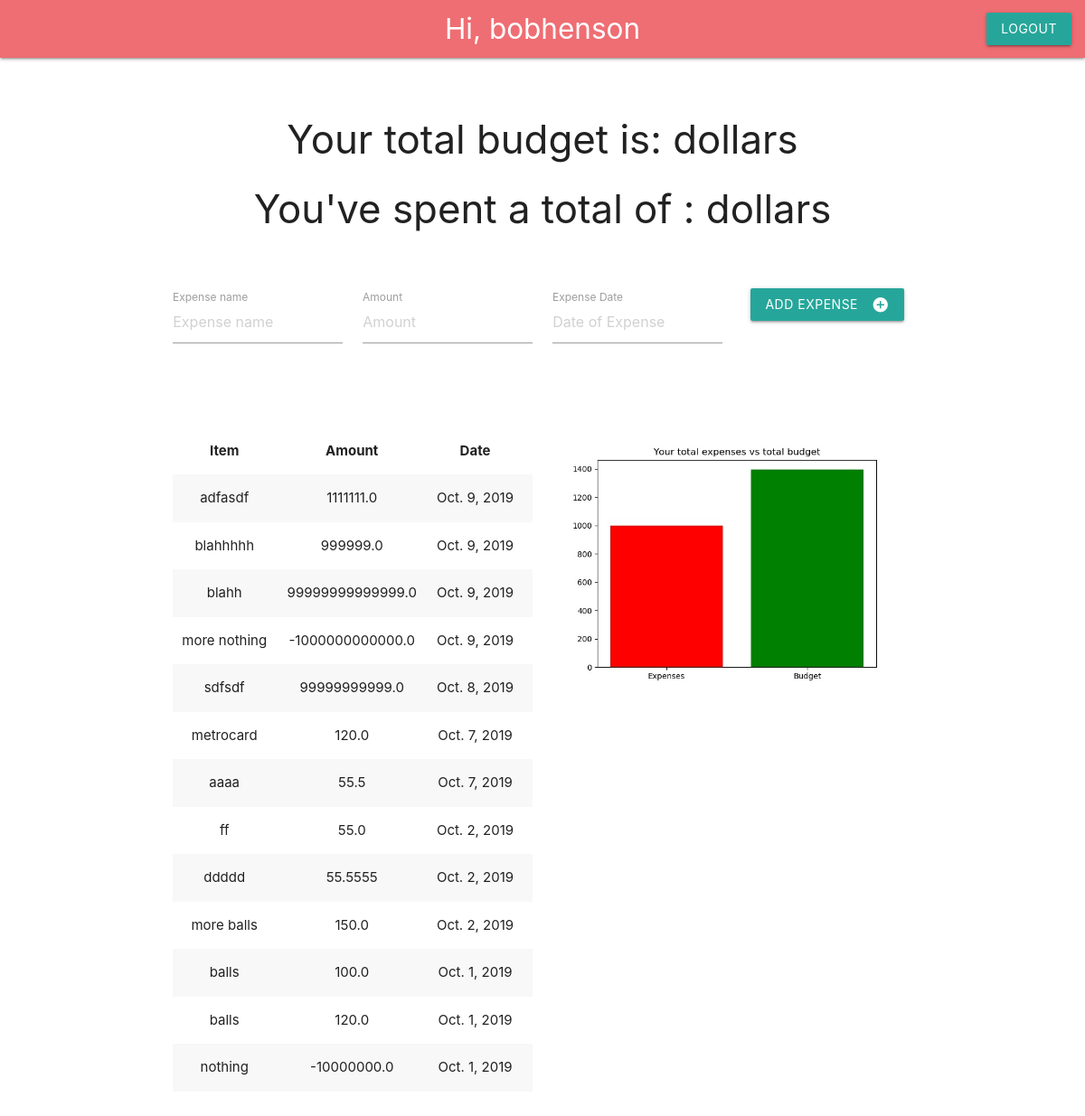
/app (signed in), run on the app's committed database.
### budget_app/models.py (models this page shows)
class ExpenseInfo(models.Model):
    expense_name = models.CharField(max_length=20)
    cost = models.FloatField()
    date_added = models.DateField()
    user_expense = models.ForeignKey(User, on_delete=models.CASCADE)

### budget_app/views.py (the view)
# urls.py: path('app',views.index,name='index'),
def index(request):
    expense_items = ExpenseInfo.objects.filter(user_expense=request.user).order_by('-date_added')
    generate_plot(request)
    context = {'expense_items': expense_items}
    return render(request, 'budget_app/index.html', context=context)

### budget_app/views.py (called while the page is built)
def generate_plot(request):
    try:
        budget_total = ExpenseInfo.objects.filter(user_expense=request.user).aggregate(budget=Sum('cost', filter=Q(cost__gt=0)))
        expense_total = ExpenseInfo.objects.filter(user_expense=request.user).aggregate(expenses=Sum('cost', filter=Q(cost__lt=0)))
        fig, ax = plt.subplots()
        ax.bar(['Expenses', 'Budget'], [abs(expense_total['expenses']), budget_total['budget']], color=['red', 'green'])
        ax.set_title('Your total expenses vs total budget')
        plt.savefig('budget_app/static/budget_app/expense.jpg')
    except TypeError:
        print('No data.')
    except Exception as e:
        print(f"An error occurred: {e}")

### budget_app/templates/budget_app/index.html (shortened to what this page needs)
{% load static %}
<!DOCTYPE html>
<html>
    <head>
        <link rel="stylesheet" href="https://cdnjs.cloudflare.com/ajax/libs/materialize/1.0.0/css/materialize.min.css">
    </head>
    <body>
        <nav>
            <div class="nav-wrapper">
                <a href='{% url "index" %}' class='brand-logo center'>Hi, {{ user }}</a>
                <ul class="right">
                    <li><a href='{% url "logout" %}' class='btn'>Logout</a></li>
                </ul>
            </div>
        </nav>
        <br>
        <div class="section">
            <div class="row">
                <form class="col s12" action='{% url "add item" %}' method='post'>
                    <div class="row">
                        <div class="container center">
                            <h3 class='center'>Your total budget is:  dollars</h3>
                            <h3 clas='center'>You've spent a total of :  dollars</h3>
                            <br>
                            <br>
                            <div class="input-field col s3">
                                <input placeholder="Expense name" name="expense_name" id='expense_name' type='text' class='validate'>
                                <label for='expense_name'>Expense name</label>
                            </div>
                            <div class="input-field col s3">
                                <input placeholder='Amount' name='cost' id='cost' type='text' class='validate'>
                                <label for='cost'>Amount</label>
                            </div>
                            <div class="input-field col s3">
                                <input placeholder='Date of Expense' name="expense_date" id="expense_date" type="text" class='datepicker'>
                                <label for="expense_date">Expense Date</label>
                            </div>
                            <button class="btn waves-effect waves-light" type="submit" name="action">Add Expense
                                <i class="material-icons right">add_circle</i>
                            </button>
                        </div>
                    </div>
                </form>
            </div>
        </div>
        <div class="section">
            <div class="row">
                <div class="container">
                    <div class="col s6">
                        <table class="striped centered responsive-table">
                            <thead>
                                <tr>
                                    <th>Item</th>
                                    <th>Amount</th>
                                    <th>Date</th>
                                    <th></th>
                                </tr>
                            </thead>
                            <tbody>
                                {% for expense_item in expense_items %}
                                <tr>
                                    <td>{{ expense_item.expense_name }}</td>
                                    <td>{{ expense_item.cost }}</td>
                                    <td>{{ expense_item.date_added}}</td>
                                    <td></td>
                                </tr>
                                {% endfor %}
                            </tbody>
                        </table>
                    </div>
                    <div class="col s6">
                        <img class='responsive-img' src= "{% static 'budget_app/expense.jpg' %}">
                    </div>
                </div>
        </div>
        </div>
    </body>
</html>

### data on the page
ExpenseInfo: expense_name "adfasdf", cost "1111111.0", date_added "Oct. 9, 2019"
ExpenseInfo: expense_name "blahhhhh", cost "999999.0", date_added "Oct. 9, 2019"
ExpenseInfo: expense_name "blahh", cost "99999999999999.0", date_added "Oct. 9, 2019"
ExpenseInfo: expense_name "more nothing", cost "-1000000000000.0", date_added "Oct. 9, 2019"
ExpenseInfo: expense_name "sdfsdf", cost "99999999999.0", date_added "Oct. 8, 2019"
ExpenseInfo: expense_name "metrocard", cost "120.0", date_added "Oct. 7, 2019"
ExpenseInfo: expense_name "aaaa", cost "55.5", date_added "Oct. 7, 2019"
ExpenseInfo: expense_name "ff", cost "55.0", date_added "Oct. 2, 2019"
ExpenseInfo: expense_name "ddddd", cost "55.5555", date_added "Oct. 2, 2019"
ExpenseInfo: expense_name "more balls", cost "150.0", date_added "Oct. 2, 2019"
ExpenseInfo: expense_name "balls", cost "100.0", date_added "Oct. 1, 2019"
ExpenseInfo: expense_name "balls", cost "120.0", date_added "Oct. 1, 2019"
ExpenseInfo: expense_name "nothing", cost "-10000000.0", date_added "Oct. 1, 2019"

### other printed values
{{ user }} "bobhenson"
